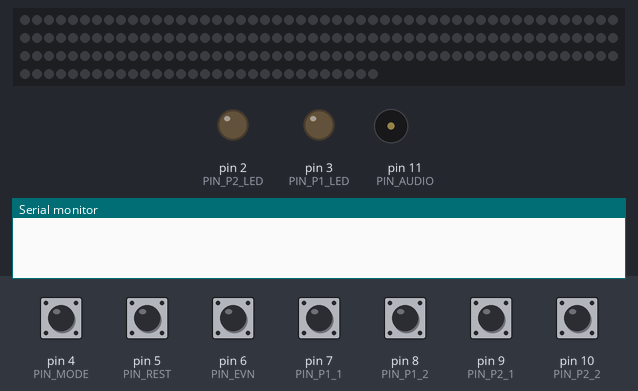
The sketch below on a simulated Arduino Uno, built with avr-gcc and run on an emulated ATmega328P. Shown: 180 RGB LEDs in strip order, left to right, continuing on the next row, output pins drawn as LEDs (lit = HIGH), buzzer (waves = sounding), the last lines printed to the serial monitor. The inputs (shaded band) are chosen by the test bench; at power-on: pin 4 (PIN_MODE), pin 5 (PIN_REST), pin 6 (PIN_EVN), pin 7 (PIN_P1_1), pin 8 (PIN_P1_2), pin 9 (PIN_P2_1), pin 10 (PIN_P2_2) HIGH. Dim RGB values are drawn brighter than linear.

Above: at 1.2 s.
1.3 s: pin 5 (PIN_REST) pulled LOW for 0.15 s
At 2.7 s:
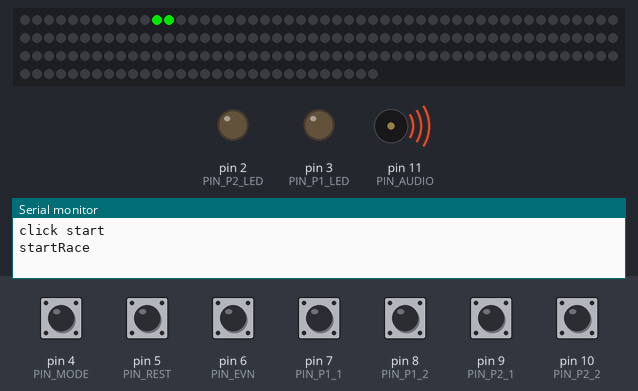
4.4 s: pin 7 (PIN_P1_1) pulled LOW for 1 s
At 6.68 s:
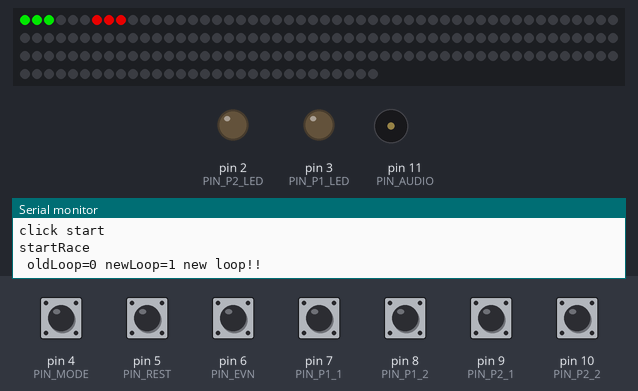
7.1 s: pin 4 (PIN_MODE) pulled LOW for 0.15 s
At 7.6 s:
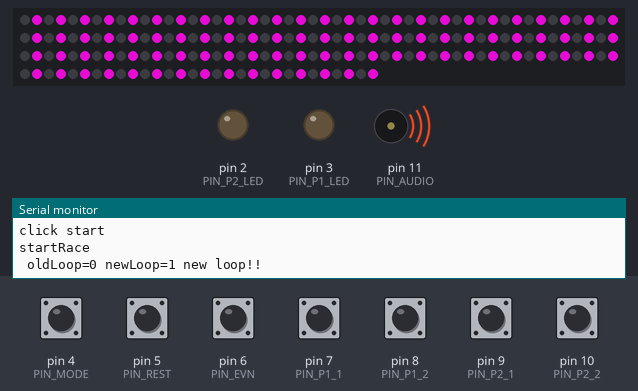
10.2 s: pin 4 (PIN_MODE) pulled LOW for 1 s
At 12.7 s:
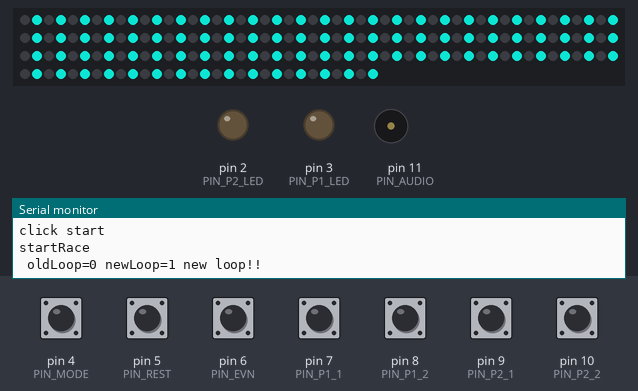
14.2 s: pin 9 (PIN_P2_1) pulled LOW for 0.15 s
At 15.64 s:
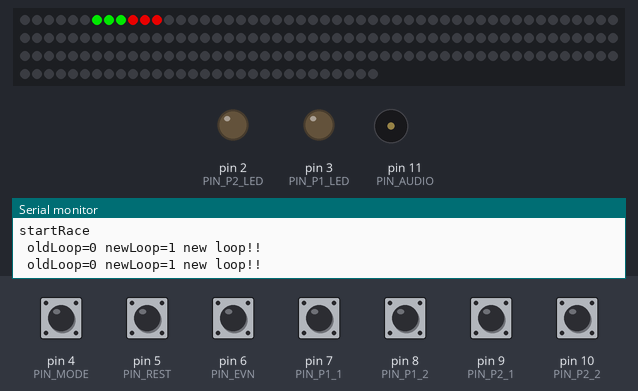
15.8 s: pin 8 (PIN_P1_2) pulled LOW for 1 s
At 16.98 s:
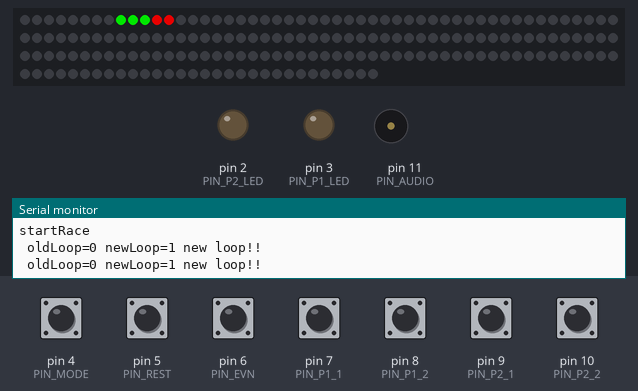
Timing chart, 0 to 18.8 s (numbered marks = the images above; inputs shaded):
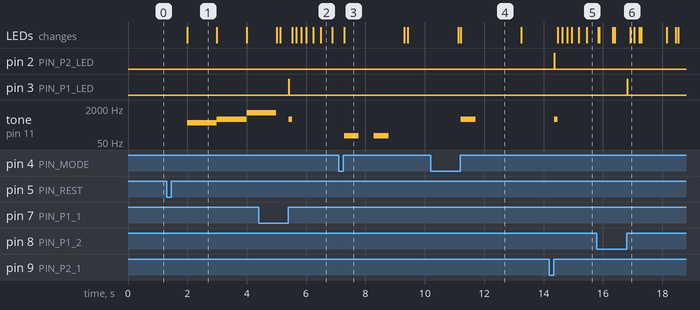

Measured:
- after the input at 1.3 s, tone on pin 11 (PIN_AUDIO): silent → 400 Hz after 0.69 s, → 600 Hz 1.0 s later, → 1200 Hz 1.0 s later; the LEDs: change after 0.69 s (image 1)
- after the input at 4.4 s, pin 3 (PIN_P1_LED): LOW → HIGH after 1.0 s, → LOW 0.02 s later; the LEDs: first differ from a run without the input after 1.1 s (image 2 shows a later state)
- after the input at 7.1 s, tone on pin 11 (PIN_AUDIO): alternates 100 Hz for 0.50 s and silent for 0.50 s, 4 changes in all, then stays silent, starting after 0.18 s; the LEDs: change after 0.18 s (image 3)
- after the input at 10.2 s, tone on pin 11 (PIN_AUDIO): silent → 600 Hz after 1.0 s, → silent 0.50 s later; the LEDs: first differ from a run without the input after 1.0 s (image 4)
- after the input at 14.2 s, pin 2 (PIN_P2_LED): LOW → HIGH after 0.17 s, → LOW 0.02 s later; tone on pin 11 (PIN_AUDIO): silent → 600 Hz after 0.17 s, → silent 0.12 s later; the LEDs: first change after 0.29 s (image 5 shows a later state)
- after the input at 15.8 s, pin 3 (PIN_P1_LED): LOW → HIGH after 1.0 s, → LOW 0.02 s later
- what the display in image 3 shows lasts 2.0 s, from 7.3 s to 9.3 s

The sketch:

LED_Racing.ino
```cpp
/*
 * LED_Racing
 *
 *  Created on: 1 27, 2022
 *      Author: crazy-luke
 */

#include <Adafruit_NeoPixel.h>
#include "ClickButton.h"
#include "Raceway.h"
#include "Car.h"
#include "Config.h"

Adafruit_NeoPixel strip = Adafruit_NeoPixel(LedNum, PIN_LED, NEO_GRB + NEO_KHZ800);
unsigned long kRampTS;  // 斜坡影响间隔
float kF = Friction;
float kRampF = RampF;
float kMuddyF = MuddyF;

Raceway raceway= Raceway(LedNum);       //赛道
ClickButton resetBtn,evnBtn,modeBtn,p1_btn1,p1_btn2,p2_btn1,p2_btn2;

Car car1 = Car(P1_ID,strip.Color(255,0,0));
Car car2 = Car(P2_ID,strip.Color(0,255,0));

void setup() {
  Serial.begin(9600);
  strip.begin();
  strip.setBrightness(Brightness);

  resetBtn.init(PIN_REST);
  evnBtn.init(PIN_EVN);
  modeBtn.init(PIN_MODE);
  p1_btn1.init(PIN_P1_1);
  p1_btn2.init(PIN_P1_2);
  p2_btn1.init(PIN_P2_1);
  p2_btn2.init(PIN_P2_2);
  pinMode(PIN_P1_LED,OUTPUT);
  pinMode(PIN_P2_LED,OUTPUT);

  raceway.setRamp(20,10,20,25);
  raceway.setRamp(30,80,90,95);
  raceway.setMuddy(kMuddyF,45,63);
  raceway.setMuddy(kMuddyF,100,110);

  for(byte i=0;i<LedNum;i++){
    strip.setPixelColor(i, strip.Color(0,0,0));
  }
  strip.show();
}

bool isRacing = false;
void loop() {
  if(resetBtn.isClick()) {
    Serial.println("click start");
    startRace();
    isRacing = true;
  }
  if(modeBtn.isClick()){
    switchMode();
  }
  if(evnBtn.isClick()){
    showEvnLed();
  }

  if (!isRacing){
    delay(50);
    return;
  }
  racing();
}


void startRace(){
  Serial.println("startRace");

  car1.initState();
  car2.initState();
  for(int i=0;i<LedNum;i++){
    strip.setPixelColor(i, strip.Color(0,0,0));
  }
  strip.show();
  delay(500);
  strip.setPixelColor(12, strip.Color(0,255,0));
  strip.setPixelColor(11, strip.Color(0,255,0));
  strip.show();
  tone(PIN_AUDIO,400);
  delay(1000);
  noTone(PIN_AUDIO);
  strip.setPixelColor(12, strip.Color(0,0,0));
  strip.setPixelColor(11, strip.Color(0,0,0));
  strip.setPixelColor(10, strip.Color(255,255,0));
  strip.setPixelColor(9, strip.Color(255,255,0));
  strip.show();
  tone(PIN_AUDIO,600);
  delay(1000);
  noTone(PIN_AUDIO);
  strip.setPixelColor(9, strip.Color(0,0,0));
  strip.setPixelColor(10, strip.Color(0,0,0));
  strip.setPixelColor(8, strip.Color(255,0,0));
  strip.setPixelColor(7, strip.Color(255,0,0));
  strip.show();
  tone(PIN_AUDIO,1200);
  delay(1000);
  noTone(PIN_AUDIO);
}


//更新车辆状态：速度、位置、圈数
void updateCarState(Car& car, bool acel){
    //更新速度 距离
    float speed = car.getSpeed();
    if(acel){
      if(speed<0){  //反向时助力
        speed += ACEL;
      }
      speed += ACEL;
    }

    float rampF = kRampF * raceway.getRampDist(car.getDist());
    if(rampF != 0){
      unsigned long ts = millis();
      //重力影响间隔
      if((speed >= 0 && ts - kRampTS > 25)  || (speed <= 0 && ts - kRampTS > 35)){
        speed -= rampF;
        kRampTS = ts;
      }
    }

    float muddyF = raceway.getMuddyDist(car.getDist());
    if(speed>0){
      speed -= muddyF;
    }

    if(speed<0 ){  //反向需要更大阻力
      speed -= speed * kF * 3;
    }else{
      speed -= speed * kF;
    }

    float dist = car.getDist() + speed;
    byte loop = car.getLoop();
    byte newloop = dist > LedNum * loop ? loop+1 : loop;
    car.updateState(speed, dist, newloop);
}

unsigned long newLoopBeepTS=0; // 音效持续间隔
void checkNewLoop(byte oldLoop, byte newLoop){
    //新的一圈
  if (newLoop > oldLoop) {
    Serial.print(" oldLoop=");Serial.print(oldLoop);
    Serial.print(" newLoop=");Serial.print(newLoop);
    Serial.println(" new loop!!");
    newLoopBeepTS = millis();
    tone(PIN_AUDIO,600);    //start beep
  }
  if(newLoopBeepTS>0){
    if(millis() - newLoopBeepTS>100){
      noTone(PIN_AUDIO);  //stop beep
      newLoopBeepTS = 0;
    }
  }
}

//显示赛车
byte draworder=0;
void drawCar(){
  if ((millis() & 512) == (512*draworder)) {
    if (draworder==0) {
      draworder=1;
    } else {
      draworder=0;
    }
  }
  if (draworder==0) {
    car1.draw(strip);
    car2.draw(strip);
  }else {
    car2.draw(strip);
    car1.draw(strip);
  }
}

// 谁赢了
void checkWinner(){
  if (car1.getLoop()>=LoopMax) {
    isRacing = false;
    winnerEffect(car1);
  } else if (car2.getLoop()>=LoopMax) {
    isRacing = false;
    winnerEffect(car2);
  }
}

void winnerEffect(Car& car){
  bool oddEven = false;
  int msize = sizeof(WinMusic) / sizeof(int);
  for (int note = 0; note < msize; note++) {
    for(int i=0;i<LedNum;i++){
      strip.setPixelColor(i, i%2 == oddEven ? car.getColor() : strip.Color(0,0,0));
    }
    oddEven = !oddEven;
    strip.show();
    tone(PIN_AUDIO, WinMusic[note],200);
    delay(230);
    noTone(PIN_AUDIO);
  }
  playMusicPCM(car.getId());

  for(byte i=0;i<LedNum;i++) {
    strip.setPixelColor(i, strip.Color(0,0,0));
  }
  strip.show();
}

//显示环境
bool evnLedON = false;
void showEvnLed(){
  evnLedON = !evnLedON;
  for(byte i=0;i<LedNum;i++){
    if(evnLedON){
      int rampF = raceway.getRampPos(i);
      float muddyM = raceway.getMuddyPos(i);
      if(rampF!=0){
        strip.setPixelColor(i, strip.Color(31,8,0));
        Serial.print("ramp pos =");Serial.print(i);
        Serial.print(" value = ");Serial.println(rampF);
      }else if(muddyM!=0){
        strip.setPixelColor(i, strip.Color(0,8,31));
        Serial.print("muddy pos =");Serial.print(i);
        Serial.print(" value = ");Serial.println(muddyM);
      }else {
        strip.setPixelColor(i, strip.Color(0,0,0));
      }
    }else{
      strip.setPixelColor(i, strip.Color(0,0,0));
    }
  }
  strip.show();
}

bool hardMode = false; //难度
void switchMode(){
  hardMode = !hardMode;
  if(hardMode){
    kF = Friction * HardModeRatio;
    kRampF = RampF* HardModeRatio;
    kMuddyF = MuddyF* HardModeRatio;
  }else{
    kF = Friction;
    kRampF = RampF;
    kMuddyF = MuddyF;
  }

  // 提示： 紫色 + 2次蜂鸣为高难度
  uint32_t color =  hardMode ? strip.Color(246,14,227) : strip.Color(14,246,227);
  for(int i=0;i<LedNum;i++){
    strip.setPixelColor(i, i%2 == 1 ? color : strip.Color(0,0,0));
  }
  strip.show();
  if(hardMode){
    tone(PIN_AUDIO,100);
    delay(500);
    noTone(PIN_AUDIO);
    delay(500);
    tone(PIN_AUDIO,100);
    delay(500);
    noTone(PIN_AUDIO);
    delay(500);
  }else{
    tone(PIN_AUDIO,600);
    delay(500);
    noTone(PIN_AUDIO);
    delay(1500);
  }

  for(int i=0;i<LedNum;i++){
    strip.setPixelColor(i, strip.Color(0,0,0));
  }
  strip.show();
}
void racing(){
  for(int i=0;i<LedNum;i++){
    strip.setPixelColor(i, strip.Color(0,0,0));
  }

  byte oldloop1 = car1.getLoop();
  bool isClick = p1_btn1.isClick() || p1_btn2.isClick();
  if(isClick){
    digitalWrite(PIN_P1_LED,HIGH);
  }
  updateCarState(car1,isClick);
  checkNewLoop(oldloop1,car1.getLoop());
  byte oldloop2 = car2.getLoop();
  bool isClick2 = p2_btn1.isClick() || p2_btn2.isClick();
  if(isClick2){
    digitalWrite(PIN_P2_LED,HIGH);
  }
  updateCarState(car2,isClick2);
  checkNewLoop(oldloop2,car2.getLoop());
  drawCar();
  checkWinner();
  strip.show();
  delay(10);

  digitalWrite(PIN_P1_LED,LOW);
  digitalWrite(PIN_P2_LED,LOW);
}
```

Car.cpp
```cpp
#include "Car.h"

Car::Car(byte id,uint32_t color) {
  _id = id;
  _color = color;
}

void Car::initState(){
  _speed = 0.0;
  _dist = 0.0;
  _loop = 0.0;
}

uint32_t Car::getColor() {
  return _color;
}

byte Car::getId(){
  return _id;
}

void Car::draw(Adafruit_NeoPixel& strip) {
  for(int i=0; i<= 2; i++){
   strip.setPixelColor(((word)_dist % strip.numPixels())+i, _color);
  }
}

float Car::getDist(){
  return _dist;
}
float Car::getSpeed(){
  return _speed;
}

byte Car::getLoop(){
  return _loop;
}

void Car::updateState(float speed, float dist, byte loop){
  _speed = speed;
  _dist = dist;
  _loop = loop;
}
```

Car.h
```cpp
/*
 * LED_Racing
 *
 *  Created on: 1 27, 2022
 *      Author: crazy-luke
 */
#pragma once

#include <Arduino.h>
#include <Adafruit_NeoPixel.h>

class Car {

  public:
    Car(byte id, uint32_t color);
    void initState();
    void updateState(float speed, float dist,byte loop);
    void draw(Adafruit_NeoPixel& strip);

    byte getId();
    uint32_t getColor();
    float getSpeed();
    float getDist();
    byte getLoop();

  private:
    int _id;
    uint32_t _color;
    byte _loop;     //跑圈数
    float _speed=0; //速度
    float _dist=0;  //距离

};
```

ClickButton.cpp
```cpp
#include "ClickButton.h"

ClickButton::ClickButton() {
}

void ClickButton::init(byte pin){
  pinMode(pin,INPUT_PULLUP);
  _pin = pin;
}

bool ClickButton::isClick(){
  bool isclick = false;
  byte value = digitalRead(_pin);
  if(_lastValue==0 && value==1){
    isclick = true;
  }
  _lastValue = value;
  return isclick;
}
```

ClickButton.h
```cpp
/*
 * LED_Racing
 *
 *  Created on: 1 27, 2022
 *      Author: crazy-luke
 */
#pragma once

#include <Arduino.h>

class ClickButton {

  public:
    ClickButton();
    bool isClick();
    void init(byte pin);

  private:
    byte _pin;
    byte _lastValue = 1;
};
```

Raceway.cpp
```cpp
#include "Raceway.h"

Raceway::Raceway(byte ledNum) {
  _ledNum = ledNum;
  _rampArray = new byte[ledNum];
  _muddyArray = new float[ledNum];

  for(int i=0;i<ledNum;i++){
    _rampArray[i]=127;  //平地参考高度
    _muddyArray[i]=0.0;
  }
}

Raceway::~Raceway(){
  delete[] _rampArray;
  delete[] _muddyArray;
}

void Raceway::setRamp(byte height,byte startPos,byte peakPos,byte endPos)
{
  int len = peakPos-startPos;
  float stepRamp = (float)height/len;
  for(int i=0;i<len;i++) {
    _rampArray[startPos+i]= 127 -i * stepRamp;
  }

  _rampArray[peakPos] = 127;

  len= endPos - peakPos;
  stepRamp = (float)height/len;
  for(int i=0;i<len;i++){
    _rampArray[peakPos+i+1]=127+ height-i*stepRamp;
  }
}

int Raceway::getRampPos(byte ledPos){
  return 127 - _rampArray[ledPos];
}

int Raceway::getRampDist(float dist) {
  byte ledPos = (word)dist % _ledNum;
  return getRampPos(ledPos);
}

void Raceway::setMuddy(float friction,byte startPos,byte endPos)
{
  int len = endPos-startPos;
  for(int i=0;i<=len;i++) {
    _muddyArray[startPos+i]= friction;
  }
}

float Raceway::getMuddyPos(byte ledPos){
  return _muddyArray[ledPos];
}

float Raceway::getMuddyDist(float dist) {
  byte ledPos = (word)dist % _ledNum;
  return getMuddyPos(ledPos);
}
```

Raceway.h
```cpp
/*
 * LED_Racing
 *
 *  Created on: 1 27, 2022
 *      Author: crazy-luke
 */
#pragma once

#include <Arduino.h>

class Raceway {

  public:
    Raceway(byte ledNum);
    ~Raceway();
    //陡坡
    void setRamp(byte height,byte startPos,byte peakPos,byte endPos);
    int getRampDist(float dist);
    int getRampPos(byte ledPos);

    //泥泞路
    void setMuddy(float friction,byte startPos,byte endPos);
    float getMuddyDist(float dist);
    float getMuddyPos(byte ledPos);

  private:
    byte* _rampArray;
    float* _muddyArray;
    byte _ledNum = 0;
};
```

Config.h
```cpp
/*
 * LED_Racing
 *
 *  Created on: 1 27, 2022
 *      Author: crazy-luke
 */
#pragma once

#define PIN_LED       A1  //灯带信号
#define PIN_AUDIO     11  //喇叭
#define PIN_MODE      4   //难度切换按钮
#define PIN_REST      5   //复位按钮
#define PIN_EVN       6   //环境显示按钮
#define PIN_P1_LED    3   //P1 按钮提示灯
#define PIN_P2_LED    2   //P2 按钮提示灯
#define PIN_P1_1      7   //P1 按钮1
#define PIN_P1_2      8   //P1 按钮2
#define PIN_P2_1      9  //P2 按钮1
#define PIN_P2_2      10  //P2 按钮2

#define USE_PCM 0     //PCM 内容比较占空间，不是必须的，1 启用， 0 不启用

const byte LedNum = 180;    //LED 数量
const byte Brightness= 180; //灯亮度

const float ACEL=0.2;       //加速
const float Friction=0.020; //摩擦力系数
const float RampF=0.003;    //斜坡阻力系数
const float MuddyF = 0.03;  //泥泞路阻力系数
const float HardModeRatio = 1.5;  //困难模式系数，根据需要可以调大

const byte LoopMax=4;       //比赛圈数

const int WinMusic[] = {  //胜利音效
  2600, 2600, 0, 2600,  0, 2100, 2600, 0, 3100
};

const byte P1_ID = 1;   //选手ID
const byte P2_ID = 2;


#if USE_PCM
  #include "MusicPCM.h"
#endif
playMusicPCM(byte player_id){
#if USE_PCM
    if(player_id == P1_ID){
      playRedWinMusic();
    }else{
      playGreenWinMusic();
    }
#endif
}
```
